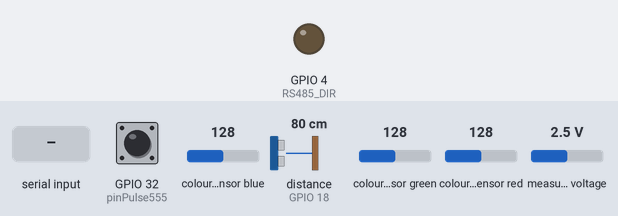
A sketch run on a simulated ESP32. On the bench: output pins drawn as LEDs (lit = HIGH). Wiring (inferred from the names in the program): ultrasonic range finder: trigger GPIO 5; echo GPIO 18; TCS3200 colour sensor: output GPIO 27; S2 GPIO 25; S3 GPIO 26. The test bench sets the inputs (shaded band); at power-on: GPIO 32 (pinPulse555) HIGH, colour sensor blue 128, distance to the obstacle (sensor on GPIO 18) 80 cm, colour sensor green 128, colour sensor red 128, measured voltage 2.5 V. The echo pulse lasts 58.3 µs per cm; pins used as bus, display or sensor lines are not drawn; what the sketch prints to the serial monitor is not drawn.

Above: at 1.2 s.
1.3 s: "REQ:S2\n" received over the second serial link
2.9 s: "CTRL:1\n" received over the second serial link
4.4 s: "1\n" received over the second serial link
Timing chart, 0 to 7.4 s (numbered marks = the images above; inputs shaded):
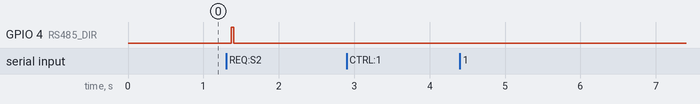

Measured:
- after the input at 1.3 s, GPIO 4 (RS485_DIR): LOW → HIGH after 0.07 s, → LOW 0.03 s later
- after the input at 2.9 s, every drawn part: stays the same
- after the input at 4.4 s, every drawn part: stays the same

The sketch:

ESP32_SLAVE2_FIXED.ino
```cpp
#include <Wire.h>
#include <Adafruit_ADS1X15.h>
#include <Arduino.h>


#define RXD2 16
#define TXD2 14
#define RS485_DIR 4
HardwareSerial RS485(2);


#define TRIG_PIN 5
#define ECHO_PIN 18


const float tinggiWadah = 28.0;
const float diameterWadah = 24.0;
const float radiusWadah = diameterWadah / 2.0;


long duration;
float distance;
float tinggiMinyak;
float volumeLiter;


#define SDA_PIN 21
#define SCL_PIN 22
#define TURBIDITY_CHANNEL 0
Adafruit_ADS1115 ads;
bool ads_ready = false;


#define S2 25
#define S3 26
#define sensorOut 27


// ========================================================
// KALIBRASI TERBARU TCS3200
// ========================================================
int R_Min = 95;    int R_Max = 2733;
int G_Min = 87;    int G_Max = 3807;
int B_Min = 67;    int B_Max = 3261;


int Red, Green, Blue;
int redValue, greenValue, blueValue;


const int pinPulse555 = 32;
volatile unsigned long pulseCount = 0;
unsigned long lastFreqCheck = 0;
float freq555 = 0.0;
float freq555_kHz = 0.0;
float viscosityCP = 0.0;


float ntu = 0.0;


bool system_on = false;
String current_step = "STANDBY";


// --- TIMER OPTIMALISASI NON-BLOCKING ---
unsigned long lastSensorRead = 0;
const unsigned long sensorInterval = 250;


String rs485Buffer = "";


void IRAM_ATTR countPulse() {
  pulseCount++;
}


float konversiCP(float freq_kHz) {
  float cp;
  if (freq_kHz >= 17.0) {
    cp = 67.0;
  }
  else if (freq_kHz >= 14.0 && freq_kHz < 17.0) {
    cp = (-4.252 * freq_kHz) + 149.240;
  }
  else {
    cp = (-15.597 * freq_kHz) + 347.071;
  }
  return cp;
}

float mapFloat(float x, float in_min, float in_max, float out_min, float out_max) {
  return (x - in_min) * (out_max - out_min) /  (in_max - in_min) + out_min;
}

// OPTIMALISASI: Perkecil timeout pulseIn agar tidak mengganggu RS485
int getRed() {
  digitalWrite(S2, LOW);
  digitalWrite(S3, LOW);
  return pulseIn(sensorOut, LOW, 2000); // Diturunkan ke 2ms max
}


int getGreen() {
  digitalWrite(S2, HIGH);
  digitalWrite(S3, HIGH);
  return pulseIn(sensorOut, LOW, 2000); // Diturunkan ke 2ms max
}


int getBlue() {
  digitalWrite(S2, LOW);
  digitalWrite(S3, HIGH);
  return pulseIn(sensorOut, LOW, 2000); // Diturunkan ke 2ms max
}


// Deklarasi fungsi agar compiler tahu fungsinya berada di bawah
void kirimDataKeMaster();


void setup() {
  Serial.begin(115200);

  pinMode(RS485_DIR, OUTPUT);
  digitalWrite(RS485_DIR, LOW);

  RS485.begin(9600, SERIAL_8N1, RXD2, TXD2);


  pinMode(TRIG_PIN, OUTPUT);
  pinMode(ECHO_PIN, INPUT);


  Wire.begin(SDA_PIN, SCL_PIN);
  Wire.setClock(400000);


  if (!ads.begin(0x48)) {
    Serial.println("[WARNING] ADS1115 tidak terdeteksi! Sistem menggunakan fallback.");
    ads_ready = false;
  } else {
    ads.setGain(GAIN_ONE); // 0.125mV per bit, sesuai kalibrasi turbidity terbaru
    ads_ready = true;
  }


  pinMode(S2, OUTPUT);
  pinMode(S3, OUTPUT);
  pinMode(sensorOut, INPUT);

  pinMode(pinPulse555, INPUT_PULLUP);
  attachInterrupt(digitalPinToInterrupt(pinPulse555), countPulse, RISING);


  Serial.println("[SLAVE 2 READY] Sistem Auto-Transmit Aktif.");
}


void loop() {
  unsigned long currentMillis = millis();


  // ========================================================
  // 1. SAMPLING SENSOR SECARA PERIODIK (Tiap 250ms)
  // ========================================================
  if (currentMillis - lastSensorRead >= sensorInterval) {
    lastSensorRead = currentMillis;


    // A. Ultrasonik
    digitalWrite(TRIG_PIN, LOW);
    delayMicroseconds(2);
    digitalWrite(TRIG_PIN, HIGH);
    delayMicroseconds(10);
    digitalWrite(TRIG_PIN, LOW);


    duration = pulseIn(ECHO_PIN, HIGH, 15000);
    distance = (duration == 0) ? tinggiWadah : (duration * 0.0343 / 2.0);
    tinggiMinyak = tinggiWadah - distance;
    if (tinggiMinyak < 0) tinggiMinyak = 0;


    volumeLiter = (3.1416 * radiusWadah * radiusWadah * tinggiMinyak) / 1000.0;


    // B. Turbidity ADS1115 - Estimasi NTU Minyak
  if (ads_ready) {
    long totalADC = 0;
    const int samplesPerReading = 10;


    for (int i = 0; i < samplesPerReading; i++) {
      int16_t adc = ads.readADC_SingleEnded(TURBIDITY_CHANNEL);
      totalADC += adc;
      delayMicroseconds(100);
    }


    float avgADC = totalADC / (float)samplesPerReading;


    if (avgADC >= 20000) {
      // Minyak jernih: 100 - 150 NTU
      ntu = mapFloat(avgADC, 25400, 20000, 100, 150);
    }
    else if (avgADC >= 18150 && avgADC < 20000) {
      // Minyak filtrasi: 150 - 200 NTU
      ntu = mapFloat(avgADC, 19400, 18150, 150, 200);
    }
    else if (avgADC >= 15300 && avgADC < 18150) {
      // Minyak jelantah: 200 - 300 NTU
      ntu = mapFloat(avgADC, 15300, 12000, 300, 400);
    }
    else {
      // Minyak sangat jelantah / sangat kotor: 300 - 400 NTU
      ntu = mapFloat(avgADC, 15300, 12000, 300, 400);
    }


    if (ntu < 100) ntu = 100;
    if (ntu > 400) ntu = 400;
  } else {
    ntu = 0.0;
  }


    // C. Viskositas NE555
    detachInterrupt(digitalPinToInterrupt(pinPulse555));
    if (currentMillis - lastFreqCheck > 0) {
      freq555 = (pulseCount * 1000.0) / (currentMillis - lastFreqCheck);
    } else {
      freq555 = 0.0;
    }
    pulseCount = 0;
    lastFreqCheck = currentMillis;
    attachInterrupt(digitalPinToInterrupt(pinPulse555), countPulse, RISING);


    freq555_kHz = freq555 / 1000.0;
    viscosityCP = konversiCP(freq555_kHz);


    // D. RGB TCS3200
    Red = getRed();
    redValue = (Red == 0) ? 0 : constrain(map(Red, R_Min, R_Max, 255, 0), 0, 255);


    Green = getGreen();
    greenValue = (Green == 0) ? 0 : constrain(map(Green, G_Min, G_Max, 255, 0), 0, 255);


    Blue = getBlue();
    blueValue = (Blue == 0) ? 0 : constrain(map(Blue, B_Min, B_Max, 255, 0), 0, 255);
  }


  // ========================================================
  // 2. CEK PERINTAH MASTER
  // ========================================================
  while (RS485.available()) {
    char c = RS485.read();
    if (c == '\r') continue;


    if (c == '\n') {
        rs485Buffer.trim();
        if (rs485Buffer.length() > 0) {
            bool isClean = true;
            for (int i = 0; i < rs485Buffer.length(); i++) {
                char ch = rs485Buffer[i];
                if (ch < 32 || ch > 126) {
                    isClean = false;
                    break;
                }
            }


            if (!isClean) {
                Serial.println("[RX] Garbled bytes diabaikan");
                rs485Buffer = "";
                continue;
            }


            Serial.print("[RX] ");
            Serial.println(rs485Buffer);
            if (rs485Buffer == "CTRL:1") {
                system_on = true;
                current_step = "PROSES BERJALAN";
            } else if (rs485Buffer == "CTRL:0") {
                system_on = false;
                current_step = "STANDBY";
            } else if (rs485Buffer == "REQ:S2") {
                Serial.println("[MASTER REQUEST] Mengirim Data...");
                kirimDataKeMaster();
            }
        }
        rs485Buffer = "";
    } else {
        rs485Buffer += c;
        if (rs485Buffer.length() > 128) {
            Serial.println("[RX] Buffer overflow, reset");
            rs485Buffer = "";
        }
    }
  } // <-- FIX: Penutupan loop while() dipindah ke sini sebelum fungsi baru dimulai
}


// ========================================================
// FUNGSI KIRIM DATA KE MASTER
// ========================================================
void kirimDataKeMaster() {
    String data = "S2:{";
    data += "\"volume_validasi\":" + String(volumeLiter, 2) + ",";
    data += "\"turbidity\":" + String(ntu, 2) + ",";
    data += "\"viscosity\":" + String(viscosityCP, 2) + ",";
    data += "\"r\":" + String(redValue) + ",";
    data += "\"g\":" + String(greenValue) + ",";
    data += "\"b\":" + String(blueValue);
    data += "}";


    Serial.println("[TX] Mengirim Data ke Master");
    Serial.println(data);


    while (RS485.available()) RS485.read();
    delay(20);


    digitalWrite(RS485_DIR, HIGH);
    delay(2);


    RS485.print(data);
    RS485.print('\n');
    RS485.flush();


    delay(5);
    digitalWrite(RS485_DIR, LOW);
    delay(2);
    while (RS485.available()) RS485.read();
}
```
